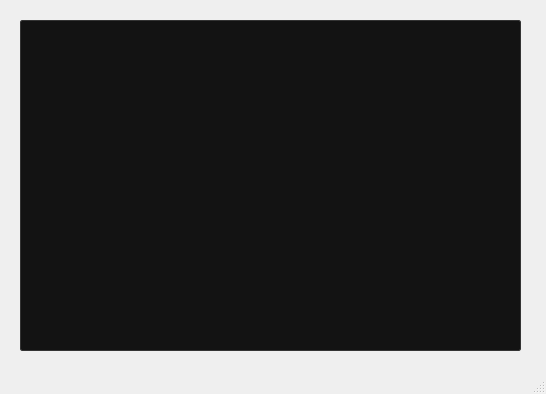
<?xml version="1.0" encoding="UTF-8"?>
<ui version="4.0">
 <class>MainWindow</class>
 <widget class="QMainWindow" name="MainWindow">
  <property name="geometry">
   <rect>
    <x>0</x>
    <y>0</y>
    <width>546</width>
    <height>394</height>
   </rect>
  </property>
  <property name="windowTitle">
   <string>MainWindow</string>
  </property>
  <widget class="QWidget" name="centralwidget">
   <widget class="QPlainTextEdit" name="plainTextEdit">
    <property name="geometry">
     <rect>
      <x>20</x>
      <y>20</y>
      <width>501</width>
      <height>331</height>
     </rect>
    </property>
    <property name="styleSheet">
     <string notr="true">/*Copyright (c) DevSec Studio. All rights reserved.

MIT License

Permission is hereby granted, free of charge, to any person obtaining a copy
of this software and associated documentation files (the &quot;Software&quot;), to deal
in the Software without restriction, including without limitation the rights
to use, copy, modify, merge, publish, distribute, sublicense, and/or sell
copies of the Software, and to permit persons to whom the Software is
furnished to do so, subject to the following conditions:

The above copyright notice and this permission notice shall be included in all
copies or substantial portions of the Software.

THE SOFTWARE IS PROVIDED *AS IS*, WITHOUT WARRANTY OF ANY KIND, EXPRESS OR
IMPLIED, INCLUDING BUT NOT LIMITED TO THE WARRANTIES OF MERCHANTABILITY,
FITNESS FOR A PARTICULAR PURPOSE AND NONINFRINGEMENT. IN NO EVENT SHALL THE
AUTHORS OR COPYRIGHT HOLDERS BE LIABLE FOR ANY CLAIM, DAMAGES OR OTHER
LIABILITY, WHETHER IN AN ACTION OF CONTRACT, TORT OR OTHERWISE, ARISING FROM,
OUT OF OR IN CONNECTION WITH THE SOFTWARE OR THE USE OR OTHER DEALINGS IN THE SOFTWARE.
*/

/*-----QWidget-----*/
QWidget
{
	background-color: #3a3a3a;
	color: #fff;
	selection-background-color: #b78620;
	selection-color: #000;

}


/*-----QLabel-----*/
QLabel
{
	background-color: transparent;
	color: #fff;

}


/*-----QMenuBar-----*/
QMenuBar 
{
	background-color: qlineargradient(spread:repeat, x1:1, y1:0, x2:1, y2:1, stop:0 rgba(57, 57, 57, 255),stop:1 rgba(50, 50, 50, 255));
	border: 1px solid #000;
	color: #fff;

}


QMenuBar::item 
{
	background-color: transparent;

}


QMenuBar::item:selected 
{
	background-color: rgba(183, 134, 32, 20%);
	border: 1px solid #b78620;
	color: #fff;

}


QMenuBar::item:pressed 
{
	background-color: rgb(183, 134, 32);
	border: 1px solid #b78620;
	color: #fff;

}


/*-----QMenu-----*/
QMenu
{
    background-color: qlineargradient(spread:repeat, x1:1, y1:0, x2:1, y2:1, stop:0 rgba(57, 57, 57, 255),stop:1 rgba(50, 50, 50, 255));
    border: 1px solid #222;
    padding: 4px;
	color: #fff;

}


QMenu::item
{
    background-color: transparent;
    padding: 2px 20px 2px 20px;

}


QMenu::separator
{
   	background-color: rgb(183, 134, 32);
	height: 1px;

}


QMenu::item:disabled
{
    color: #555;
    background-color: transparent;
    padding: 2px 20px 2px 20px;

}


QMenu::item:selected
{
	background-color: rgba(183, 134, 32, 20%);
	border: 1px solid #b78620;
	color: #fff;

}


/*-----QToolBar-----*/
QToolBar
{
	background-color: qlineargradient(spread:repeat, x1:1, y1:0, x2:1, y2:1, stop:0 rgba(69, 69, 69, 255),stop:1 rgba(58, 58, 58, 255));
	border-top: none;
	border-bottom: 1px solid #4f4f4f;
	border-left: 1px solid #4f4f4f;
	border-right: 1px solid #4f4f4f;

}


QToolBar::separator
{
	background-color: #2e2e2e;
	width: 1px;

}


/*-----QToolButton-----*/
QToolButton 
{
	background-color: transparent;
	color: #fff;
	padding: 5px;
	padding-left: 8px;
	padding-right: 8px;
	margin-left: 1px;
}


QToolButton:hover
{
	background-color: rgba(183, 134, 32, 20%);
	border: 1px solid #b78620;
	color: #fff;
	
}


QToolButton:pressed
{
	background-color: qlineargradient(spread:repeat, x1:1, y1:0, x2:1, y2:1, stop:0 rgba(57, 57, 57, 255),stop:1 rgba(50, 50, 50, 255));
	border: 1px solid #b78620;

}


QToolButton:checked
{
	background-color: qlineargradient(spread:repeat, x1:1, y1:0, x2:1, y2:1, stop:0 rgba(57, 57, 57, 255),stop:1 rgba(50, 50, 50, 255));
	border: 1px solid #222;
}


/*-----QPushButton-----*/
QPushButton
{
	background-color: qlineargradient(spread:repeat, x1:1, y1:0, x2:1, y2:1, stop:0 rgba(84, 84, 84, 255),stop:1 rgba(59, 59, 59, 255));
	color: #ffffff;
	min-width: 80px;
	border-style: solid;
	border-width: 1px;
	border-radius: 3px;
	border-color: #051a39;
	padding: 5px;

}


QPushButton::flat
{
	background-color: transparent;
	border: none;
	color: #fff;

}


QPushButton::disabled
{
	background-color: #404040;
	color: #656565;
	border-color: #051a39;

}


QPushButton::hover
{
	background-color: rgba(183, 134, 32, 20%);
	border: 1px solid #b78620;

}


QPushButton::pressed
{
	background-color: qlineargradient(spread:repeat, x1:1, y1:0, x2:1, y2:1, stop:0 rgba(74, 74, 74, 255),stop:1 rgba(49, 49, 49, 255));
	border: 1px solid #b78620;

}


QPushButton::checked
{
	background-color: qlineargradient(spread:repeat, x1:1, y1:0, x2:1, y2:1, stop:0 rgba(74, 74, 74, 255),stop:1 rgba(49, 49, 49, 255));
	border: 1px solid #222;

}


/*-----QLineEdit-----*/
QLineEdit
{
	background-color: #131313;
	color : #eee;
	border: 1px solid #343434;
	border-radius: 2px;
	padding: 3px;
	padding-left: 5px;

}


/*-----QPlainTExtEdit-----*/
QPlainTextEdit
{
	background-color: #131313;
	color : #eee;
	border: 1px solid #343434;
	border-radius: 2px;
	padding: 3px;
	padding-left: 5px;

}


/*-----QTabBar-----*/
QTabBar::tab
{
	background-color: qlineargradient(spread:repeat, x1:1, y1:0, x2:1, y2:1, stop:0 rgba(84, 84, 84, 255),stop:1 rgba(59, 59, 59, 255));
	color: #ffffff;
	border-style: solid;
	border-width: 1px;
	border-color: #666;
	border-bottom: none;
	padding: 5px;
	padding-left: 15px;
	padding-right: 15px;

}


QTabWidget::pane 
{
	background-color: red;
	border: 1px solid #666;
	top: 1px;

}


QTabBar::tab:last
{
	margin-right: 0; 

}


QTabBar::tab:first:!selected
{
	background-color: #0c0c0d;
	margin-left: 0px;

}


QTabBar::tab:!selected
{
	color: #b1b1b1;
	border-bottom-style: solid;
	background-color: #0c0c0d;

}


QTabBar::tab:selected
{
	margin-bottom: 0px;

}


QTabBar::tab:!selected:hover
{
	border-top-color: #b78620;

}


/*-----QComboBox-----*/
QComboBox
{
    background-color: qlineargradient(spread:repeat, x1:1, y1:0, x2:1, y2:1, stop:0 rgba(84, 84, 84, 255),stop:1 rgba(59, 59, 59, 255));
    border: 1px solid #000;
    padding-left: 6px;
    color: #ffffff;
    height: 20px;

}


QComboBox::disabled
{
	background-color: #404040;
	color: #656565;
	border-color: #051a39;

}


QComboBox:on
{
    background-color: #b78620;
	color: #000;

}


QComboBox QAbstractItemView
{
    background-color: #383838;
    color: #ffffff;
    border: 1px solid black;
    selection-background-color: #b78620;
    outline: 0;

}


QComboBox::drop-down
{
	background-color: qlineargradient(spread:repeat, x1:1, y1:0, x2:1, y2:1, stop:0 rgba(57, 57, 57, 255),stop:1 rgba(50, 50, 50, 255));
    subcontrol-origin: padding;
    subcontrol-position: top right;
    width: 15px;
    border-left-width: 1px;
    border-left-color: black;
    border-left-style: solid; 

}


QComboBox::down-arrow
{
    image: url(://arrow-down.png);
    width: 8px;
    height: 8px;
}


/*-----QSpinBox &amp; QDateTimeEdit-----*/
QSpinBox,
QDateTimeEdit 
{
    background-color: #131313;
	color : #eee;
	border: 1px solid #343434;
	padding: 3px;
	padding-left: 5px;
    border-radius : 2px;

}


QSpinBox::up-button, 
QDateTimeEdit::up-button
{
	border-top-right-radius:2px;
	background-color: #777777;
    width: 16px; 
    border-width: 1px;

}


QSpinBox::up-button:hover, 
QDateTimeEdit::up-button:hover
{
	background-color: #585858;

}


QSpinBox::up-button:pressed, 
QDateTimeEdit::up-button:pressed
{
	background-color: #252525;
    width: 16px; 
    border-width: 1px;

}


QSpinBox::up-arrow,
QDateTimeEdit::up-arrow
{
    image: url(://arrow-up.png);
    width: 7px;
    height: 7px;

}


QSpinBox::down-button, 
QDateTimeEdit::down-button
{
	border-bottom-right-radius:2px;
	background-color: #777777;
    width: 16px; 
    border-width: 1px;

}


QSpinBox::down-button:hover, 
QDateTimeEdit::down-button:hover
{
	background-color: #585858;

}


QSpinBox::down-button:pressed, 
QDateTimeEdit::down-button:pressed
{
	background-color: #252525;
    width: 16px; 
    border-width: 1px;

}


QSpinBox::down-arrow,
QDateTimeEdit::down-arrow
{
    image: url(://arrow-down.png);
    width: 7px;
    height: 7px;

}


/*-----QGroupBox-----*/
QGroupBox 
{
    border: 1px solid;
    border-color: #666666;
	border-radius: 5px;
    margin-top: 20px;

}


QGroupBox::title  
{
    background-color: transparent;
    color: #eee;
    subcontrol-origin: margin;
    padding: 5px;
	border-top-left-radius: 3px;
	border-top-right-radius: 3px;

}


/*-----QHeaderView-----*/
QHeaderView::section
{
    background-color: qlineargradient(spread:repeat, x1:1, y1:0, x2:1, y2:1, stop:0 rgba(60, 60, 60, 255),stop:1 rgba(50, 50, 50, 255));
	border: 1px solid #000;
    color: #fff;
    text-align: left;
	padding: 4px;
	
}


QHeaderView::section:disabled
{
    background-color: #525251;
    color: #656565;

}


QHeaderView::section:checked
{
    background-color: qlineargradient(spread:repeat, x1:1, y1:0, x2:1, y2:1, stop:0 rgba(60, 60, 60, 255),stop:1 rgba(50, 50, 50, 255));
    color: #fff;

}


QHeaderView::section::vertical::first,
QHeaderView::section::vertical::only-one
{
    border-top: 1px solid #353635;

}


QHeaderView::section::vertical
{
    border-top: 1px solid #353635;

}


QHeaderView::section::horizontal::first,
QHeaderView::section::horizontal::only-one
{
    border-left: 1px solid #353635;

}


QHeaderView::section::horizontal
{
    border-left: 1px solid #353635;

}


QTableCornerButton::section
{
    background-color: qlineargradient(spread:repeat, x1:1, y1:0, x2:1, y2:1, stop:0 rgba(60, 60, 60, 255),stop:1 rgba(50, 50, 50, 255));
	border: 1px solid #000;
    color: #fff;

}


/*-----QTreeWidget-----*/
QTreeView
{
	show-decoration-selected: 1;
	alternate-background-color: #3a3a3a;
	selection-color: #fff;
	background-color: #2d2d2d;
	border: 1px solid gray;
	padding-top : 5px;
	color: #fff;
	font: 8pt;

}


QTreeView::item:selected
{
	color:#fff;
	background-color: #b78620;
	border-radius: 0px;

}


QTreeView::item:!selected:hover
{
    background-color: #262626;
    border: none;
    color: white;

}


QTreeView::branch:has-children:!has-siblings:closed,
QTreeView::branch:closed:has-children:has-siblings 
{
	image: url(://tree-closed.png);

}


QTreeView::branch:open:has-children:!has-siblings,
QTreeView::branch:open:has-children:has-siblings  
{
	image: url(://tree-open.png);

}


/*-----QListView-----*/
QListView 
{
	background-color: qlineargradient(spread:repeat, x1:1, y1:0, x2:1, y2:1, stop:0 rgba(83, 83, 83, 255),stop:0.293269 rgba(81, 81, 81, 255),stop:0.634615 rgba(79, 79, 79, 255),stop:1 rgba(83, 83, 83, 255));
    border : none;
    color: white;
    show-decoration-selected: 1; 
    outline: 0;
	border: 1px solid gray;

}


QListView::disabled 
{
	background-color: #656565;
	color: #1b1b1b;
    border: 1px solid #656565;

}


QListView::item 
{
	background-color: #2d2d2d;
    padding: 1px;

}


QListView::item:alternate 
{
    background-color: #3a3a3a;

}


QListView::item:selected 
{
	background-color: #b78620;
	border: 1px solid #b78620;
	color: #fff;

}


QListView::item:selected:!active 
{
	background-color: #b78620;
	border: 1px solid #b78620;
	color: #fff;

}


QListView::item:selected:active 
{
	background-color: #b78620;
	border: 1px solid #b78620;
	color: #fff;

}


QListView::item:hover {
    background-color: #262626;
    border: none;
    color: white;

}


/*-----QCheckBox-----*/
QCheckBox
{
	background-color: transparent;
    color: lightgray;
	border: none;

}


QCheckBox::indicator
{
    background-color: #323232;
    border: 1px solid darkgray;
    width: 12px;
    height: 12px;

}


QCheckBox::indicator:checked
{
    image:url(&quot;./ressources/check.png&quot;);
	background-color: #b78620;
    border: 1px solid #3a546e;

}


QCheckBox::indicator:unchecked:hover
{
	border: 1px solid #b78620; 

}


QCheckBox::disabled
{
	color: #656565;

}


QCheckBox::indicator:disabled
{
	background-color: #656565;
	color: #656565;
    border: 1px solid #656565;

}


/*-----QRadioButton-----*/
QRadioButton 
{
	color: lightgray;
	background-color: transparent;

}


QRadioButton::indicator::unchecked:hover 
{
	background-color: lightgray;
	border: 2px solid #b78620;
	border-radius: 6px;
}


QRadioButton::indicator::checked 
{
	border: 2px solid #b78620;
	border-radius: 6px;
	background-color: rgba(183,134,32,20%);  
	width: 9px; 
	height: 9px; 

}


/*-----QSlider-----*/
QSlider::groove:horizontal 
{
	background-color: transparent;
	height: 3px;

}


QSlider::sub-page:horizontal 
{
	background-color: #b78620;

}


QSlider::add-page:horizontal 
{
	background-color: #131313;

}


QSlider::handle:horizontal 
{
	background-color: #b78620;
	width: 14px;
	margin-top: -6px;
	margin-bottom: -6px;
	border-radius: 6px;

}


QSlider::handle:horizontal:hover 
{
	background-color: #d89e25;
	border-radius: 6px;

}


QSlider::sub-page:horizontal:disabled 
{
	background-color: #bbb;
	border-color: #999;

}


QSlider::add-page:horizontal:disabled 
{
	background-color: #eee;
	border-color: #999;

}


QSlider::handle:horizontal:disabled 
{
	background-color: #eee;
	border: 1px solid #aaa;
	border-radius: 3px;

}


/*-----QScrollBar-----*/
QScrollBar:horizontal
{
    border: 1px solid #222222;
    background-color: #3d3d3d;
    height: 15px;
    margin: 0px 16px 0 16px;

}


QScrollBar::handle:horizontal
{
	background-color: qlineargradient(spread:repeat, x1:1, y1:0, x2:1, y2:1, stop:0 rgba(97, 97, 97, 255),stop:1 rgba(90, 90, 90, 255));
	border: 1px solid #2d2d2d;
    min-height: 20px;

}


QScrollBar::add-line:horizontal
{
	background-color: qlineargradient(spread:repeat, x1:1, y1:0, x2:1, y2:1, stop:0 rgba(97, 97, 97, 255),stop:1 rgba(90, 90, 90, 255));
	border: 1px solid #2d2d2d;
    width: 15px;
    subcontrol-position: right;
    subcontrol-origin: margin;

}


QScrollBar::sub-line:horizontal
{
	background-color: qlineargradient(spread:repeat, x1:1, y1:0, x2:1, y2:1, stop:0 rgba(97, 97, 97, 255),stop:1 rgba(90, 90, 90, 255));
	border: 1px solid #2d2d2d;
    width: 15px;
    subcontrol-position: left;
    subcontrol-origin: margin;

}


QScrollBar::right-arrow:horizontal
{
    image: url(://arrow-right.png);
    width: 6px;
    height: 6px;

}


QScrollBar::left-arrow:horizontal
{
    image: url(://arrow-left.png);
    width: 6px;
    height: 6px;

}


QScrollBar::add-page:horizontal, QScrollBar::sub-page:horizontal
{
    background: none;

}


QScrollBar:vertical
{
    background-color: #3d3d3d;
    width: 16px;
	border: 1px solid #2d2d2d;
    margin: 16px 0px 16px 0px;

}


QScrollBar::handle:vertical
{
    background-color: qlineargradient(spread:repeat, x1:1, y1:0, x2:1, y2:1, stop:0 rgba(97, 97, 97, 255),stop:1 rgba(90, 90, 90, 255));
	border: 1px solid #2d2d2d;
    min-height: 20px;

}


QScrollBar::add-line:vertical
{
	background-color: qlineargradient(spread:repeat, x1:1, y1:0, x2:1, y2:1, stop:0 rgba(97, 97, 97, 255),stop:1 rgba(90, 90, 90, 255));
	border: 1px solid #2d2d2d;
    height: 15px;
    subcontrol-position: bottom;
    subcontrol-origin: margin;

}


QScrollBar::sub-line:vertical
{
	background-color: qlineargradient(spread:repeat, x1:1, y1:0, x2:1, y2:1, stop:0 rgba(97, 97, 97, 255),stop:1 rgba(90, 90, 90, 255));
	border: 1px solid #2d2d2d;
    height: 15px;
    subcontrol-position: top;
    subcontrol-origin: margin;

}


QScrollBar::up-arrow:vertical
{
    image: url(://arrow-up.png);
    width: 6px;
    height: 6px;

}


QScrollBar::down-arrow:vertical
{
    image: url(://arrow-down.png);
    width: 6px;
    height: 6px;

}


QScrollBar::add-page:vertical, QScrollBar::sub-page:vertical
{
    background: none;

}


/*-----QProgressBar-----*/
QProgressBar
{
    border: 1px solid #666666;
    text-align: center;
	color: #000;
	font-weight: bold;

}


QProgressBar::chunk
{
    background-color: #b78620;
    width: 30px;
    margin: 0.5px;

}

</string>
    </property>
   </widget>
  </widget>
  <widget class="QMenuBar" name="menubar">
   <property name="geometry">
    <rect>
     <x>0</x>
     <y>0</y>
     <width>546</width>
     <height>21</height>
    </rect>
   </property>
  </widget>
  <widget class="QStatusBar" name="statusbar"/>
 </widget>
 <resources/>
 <connections/>
</ui>
